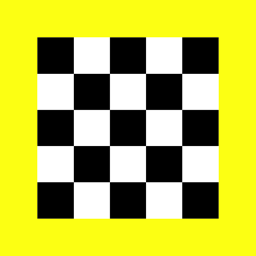
#> input picture src/relief0.png, 256 x 256 px
$ python WindowedOptFlow.py
#> lines starting #> are read from the running program, lines starting #| are printed output that depends on the picture
import math

import numpy as np
import matplotlib.pyplot as plt
from PIL import Image

from scipy import fft, signal

def pyramidFlow(ffA, ffB, angularMatr, radialMatr):
    halfPi = np.pi / 2
    rows, cols = ffA.shape
    halfX = cols // 2
    # halfY = rows // 2
    aPr = 4                     # angular recision
    rSc = 32                    # radial scale / eccentricity
    r = (halfX * 0.5) / rSc     # radial filter location
    hSqrt = np.sqrt(0.5)
    sign = [-1, -1, 1, 1]
    vuMap = np.zeros((2,ffA.shape[-2], ffA.shape[-1]))
    shift = []
    for j in range(0,4):
        aStep = halfPi * j * 0.5
        anglularFilt = np.cos(np.clip((angularMatr + aStep) * aPr, -halfPi, halfPi))
        rRange = ((rSc * radialMatr / halfX)) - 1
        radialFilt = np.cos(np.clip(rRange * np.pi, -halfPi, halfPi))

        iwA = fft.ifft2(fft.ifftshift(ffA * radialFilt * anglularFilt))
        iwB = fft.ifft2(fft.ifftshift(ffB * radialFilt * anglularFilt))
        iwC = iwB * iwA.conj()
        phaseSh = np.angle(iwC)

        shift += [sign[j]*(cols * phaseSh) / (2 * np.pi * r)]

    shift[0] += (shift[1] + shift[3])*hSqrt
    shift[2] += -(shift[1] - shift[3])*hSqrt
    vuMap[0] = shift[2] / 2
    vuMap[1] = shift[0] / 2


    return np.moveaxis(vuMap, 0, -1)


if __name__ == '__main__':


    ### --- load Testimages

    a = np.asarray(Image.open("relief0.png").convert('L'))
    b = np.asarray(Image.open("relief0_ro1.png").convert('L'))
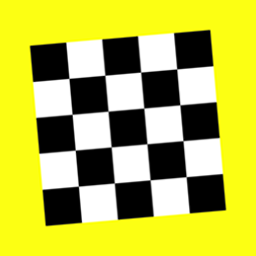
#> input picture src/relief0_ro1.png, 256 x 256 px
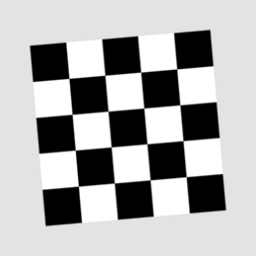
#> b: shape (256, 256); min 0, max 255, mean 174.7

    c = np.stack((a,b))

    rows, cols = a.shape
#> rows = 256; cols = 256

    #pyramidA = tuple(pyramid_laplacian(a, downscale=2, channel_axis=None, sigma=1.2, order=2))
    #pyramidB = tuple(pyramid_laplacian(b, downscale=2, channel_axis=None, sigma=1.2, order=2))


    # fig, ax = plt.subplots()


### create Parameter Plots ...
    fig2, ax2 = plt.subplots(2, 5, figsize=(15, 10), squeeze=True, sharex=False, sharey=False)
    halfX = cols // 2
#> halfX = 128
    halfY = rows // 2
#> halfY = 128

    gradA = np.gradient(a)
#> gradA = 2 items
    gradB = np.gradient(b)
#> gradB = 2 items
    offset = b - a
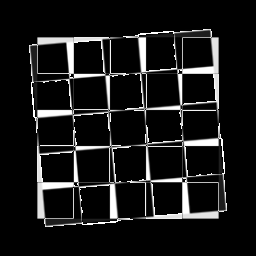
#> offset: shape (256, 256); min 0, max 255, mean 24.2
    offsGrad = np.gradient(offset)
#> offsGrad = 2 items
    #quotA = offset / gradA[1]
    #quotB = offset / gradB[1]

### Window
    x = np.linspace(0, 255, 256)
    y = np.linspace(0, 255, 256)
    window1d = np.abs(np.blackman(5))
    window2d = np.sqrt(np.outer(window1d, window1d))

    mx, my = np.meshgrid(x, y)
    Z = fft.fftshift(fft.fft2(window2d, (cols, rows)))
    fig3D, ax3D = plt.subplots(subplot_kw={"projection": "3d"})
    ax3D.plot_surface(mx, my, Z.real)
    ax3D.plot_surface(mx, my, Z.imag)

    #rampX = np.aramp()
    #rampX =
    windowSh = np.zeros((cols,rows))
    windowSh[40:40+window2d.shape[0], 40:40+window2d.shape[1]] = window2d
    filter = np.exp(-1j * ((mx-halfX) * 0.589 + (my-halfY) * 0.589))
    Zo = Z * filter
    # Zof = np.roll(Z, (40,40))
    Zof = fft.fftshift(fft.fft2(windowSh))

    # ax2[1, 0].imshow(Zo.real)
    #ax2[1, 1].imshow(fft.ifft2(fft.ifftshift(Zof)).real)
    # ax2[1, 1].imshow(Zo.imag)
    # ax2[1, 1].imshow(np.angle(Z))
    #ax2[1, 2].imshow(np.angle(Z))
    #ax2[1, 2].imshow(Z.real)
    #ax2[1, 3].imshow(fft.ifft2(fft.ifftshift(Zo)).real)
    #ax2[1, 3].imshow(Zo.real)

# Filter

    angleMatr = np.angle((mx-128) + 1j * (my-128))
    dist = np.sqrt((mx-128)**2 + (my-128)**2)
    halfPi = np.pi / 2
    anglularFilt = np.cos(np.clip((angleMatr+halfPi*0.5)*4, -halfPi, halfPi))
    radialFilt = np.cos(np.clip(((32 * np.pi * dist / halfX)) - np.pi, -halfPi, halfPi))

    #ax2[0, 0].plot(a[halfX], label='rA')
    #ax2[0, 0].plot(b[halfX], label='rB')
    #ax2[0, 0].plot(offset[halfX], label='offs')
    ax2[0, 0].legend()
    ax2[0, 0].grid()
    ax2[0, 0].set_title("resultA-B")

    #ax2[0, 1].plot(gradA[1][halfX], label='gA')
    #ax2[0, 1].plot(gradB[1][halfX], label='gB')
    #ax2[0, 1].plot(quotA[halfX], label='qA')
    #ax2[0, 1].plot(quotB[halfX], label='qB')


    ax2[0, 1].set_title("gradientA-B")

    ffA = fft.fftshift(fft.fft2(a))
    ffB = fft.fftshift(fft.fft2(b))
    ffO = fft.fftshift(fft.fft2(offset))
    ffC = fft.fftshift(fft.fftn(c)) #(4,rows, cols)))

    #### calculate global shift by cross correlate:
    #shift, error, diffphase = phase_cross_correlation(rA, rB)
    # ecc = signal.correlate2d(rA, rB,  mode='full', boundary='symm')

    #ax2[0, 2].imshow(fft.ifft2(fft.ifftshift(ffA * filter.conj())).real)
    ax2[0, 2].set_title("ffA")
    #ax2[0, 3].imshow(np.absolute(fft.ifft2(fft.ifftshift((ffA-Zof)))))
    ax2[0, 3].set_title("ffB")
    ax2[0, 3].imshow(ffC[0].imag)

    ffOffs = (ffB*ffA.conj())/np.absolute(ffB*ffA.conj())

    # [7 lines of commented-out code are left out]
    iwA = fft.ifft2(fft.ifftshift(ffA * radialFilt * anglularFilt))
    iwB = fft.ifft2(fft.ifftshift(ffB * radialFilt * anglularFilt))
    iwC = iwB*iwA.conj()

    #ax2[0, 1].plot(iwA[halfX].real, label='iwA(r)')
    #ax2[0, 1].plot(iwA[halfX].imag, label='iwA(i)')
    #ax2[0, 1].plot(iwB[halfX].real, label='iwB(r)')
    #ax2[0, 1].plot(iwB[halfX].imag, label='iwB(i)')
    a_iwA = np.angle(iwA)
    a_iwB = np.angle(iwB)
    a_iwC = np.angle(iwC)
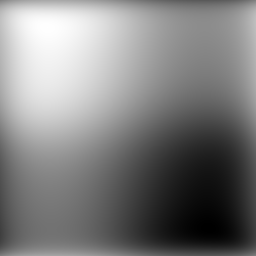
#> a_iwC: shape (256, 256) float64; min -0.822, max 0.823, mean -0.000302; drawn with min black and max white

    ax2[0, 1].plot(np.gradient(a_iwA[halfX]), label='iwA(a,x)')
    ax2[0, 1].plot(a_iwB[halfX], label='iwB(a,x)')
    ax2[0, 1].plot(a_iwC[halfX], label='iwC(a,x)')

    ax2[0, 1].legend()
    ax2[0, 1].grid()

    ax2[0, 0].plot(np.gradient(a_iwA[:, halfY]), label='iwA(a,y)')
    ax2[0, 0].plot(a_iwB[:, halfY], label='iwB(a,y)')
    ax2[0, 0].plot(a_iwC[:, halfY], label='iwC(a,y)')
    ax2[0, 0].legend()
    ax2[0, 0].grid()
    ax2[0, 0].set_title("resultA-B")


    # [13 lines of commented-out code are left out]
    iC1 = fft.ifft2(fft.ifftshift(ffC[1])).real
    #diffC = (+iw1 + iC1) / 2
    ax2[0, 4].imshow(180 * np.angle(ffC[1]*ffC[0].conj()) / np.pi)
    #ax2[1, 2].imshow((np.moveaxis(dPhi, -1, 0)[0]).real)
    #ax2[1, 3].imshow(diffC.real)
    ax2[1, 2].imshow(iwB.real)
    ax2[1, 3].imshow(180*np.angle(iwC)/np.pi)
    ax2[0, 2].imshow(iwA.real)
    ax2[0, 4].set_title("offset-angle")
    ax2[1, 0].set_title("offset-mag")

    #ax2[1, 0].imshow(180*np.angle(ffA)/np.pi)
    #ax2[1, 1].imshow(180*np.angle(ffB)/np.pi)
    # ax2[1, 0].imshow(ffC[0].real)
    # ax2[1, 1].imshow(ffC[1].imag)

    ax2[1, 0].imshow(anglularFilt)
    ax2[1, 1].imshow(radialFilt)

    #ax2[1, 4].imshow(np.angle(ffO))
    #ax2[1, 4].imshow(np.log(np.abs(ffA)))

    vuMap = pyramidFlow(ffA, ffB, angleMatr, dist)
#> the loop in pyramidFlow, `for j in range(0,4):` made 4 passes
#> pass 1, in pyramidFlow, `rRange = ((rSc * radialMatr / halfX)) - 1`:
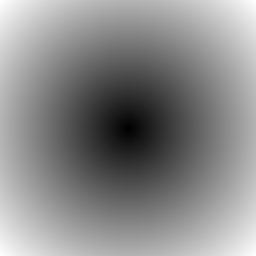
#> rRange: shape (256, 256) float64; min -1, max 44.25, mean 23.5; drawn with min black and max white
#> pass 1, in pyramidFlow, `phaseSh = np.angle(iwC)`:
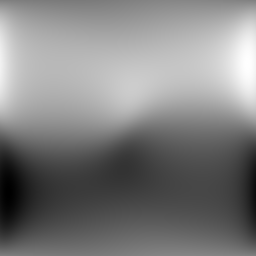
#> phaseSh: shape (256, 256) float64; min -0.979, max 0.971, mean -7.24e-05; drawn with min black and max white
#> after the loop in pyramidFlow, `for j in range(0,4):`: shift = 4 items

    nvec = 20
    step = max(rows // nvec, cols // nvec)
#> step = 12

    vy, vx = np.mgrid[:rows:step, :cols:step]
    u_ = vuMap[::step, ::step, 1]
    v_ = vuMap[::step, ::step, 0]

    #ax2[1, 4].imshow(180*np.angle(vuMap[:,:,1] + 1j * vuMap[:,:,0])/np.pi)
    ax2[1, 4].imshow(np.abs(vuMap[:, :, 1] + 1j * vuMap[:, :, 0]))
    ax2[1, 4].quiver(vx, vy, u_, v_, color='r', units='dots',
               angles='xy', scale_units='xy', lw=3)

    ax2[1, 4].set_title("offset")
    #ax2[1, 2].imshow(fft.ifft2(fft.ifftshift((ffOffs))).real)
    ax2[1, 2].set_title("ifft-offset")

    o_rows, o_cols = ffOffs.shape[:2]
#> o_rows = 256; o_cols = 256

    ffCorr = (ffA * ffB.conj())/np.absolute(ffA*ffB.conj())
    #ax2[0, 3].imshow(fft.ifft2(fft.ifftshift(ffA / Z)).real)

    ffFreq = (ffB - ffA.conj()) / np.exp(-1j * np.angle(ffCorr))

    # he, wi = ffCorr.shape[:2]

    plt.show()
#> figure, not shown here; panel 1: curve peaks at x = 207, y = 3.07; panel 1: curve peaks at x = 128, y = 3.13; panel 1: curve peaks at x = 27, y = 0.422; panel 2: curve peaks at x = 126, y = 0.0828
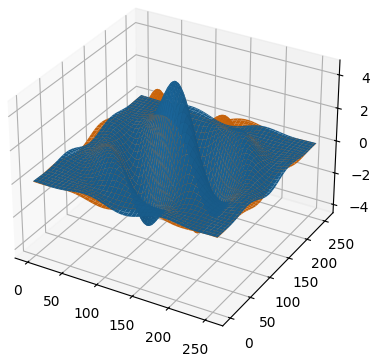
#> figure drawn by matplotlib, 1 panel
    plt.waitforbuttonpress()
